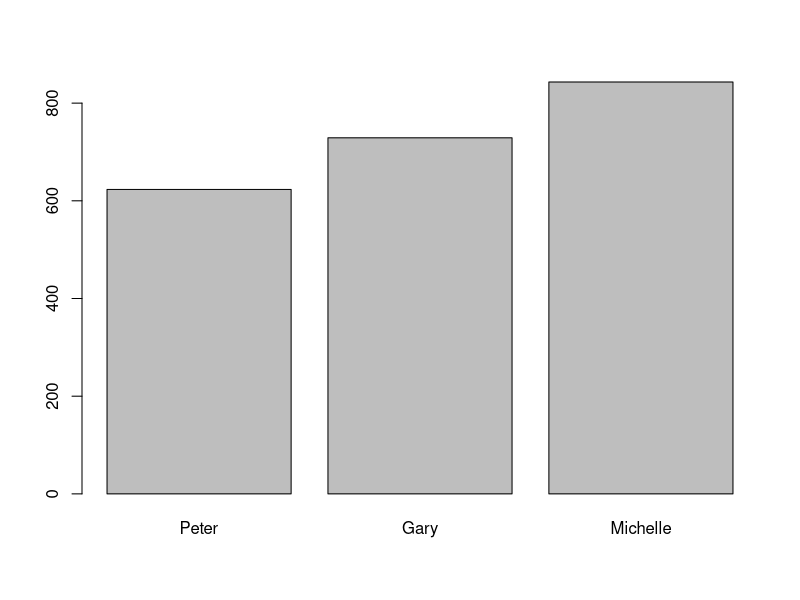
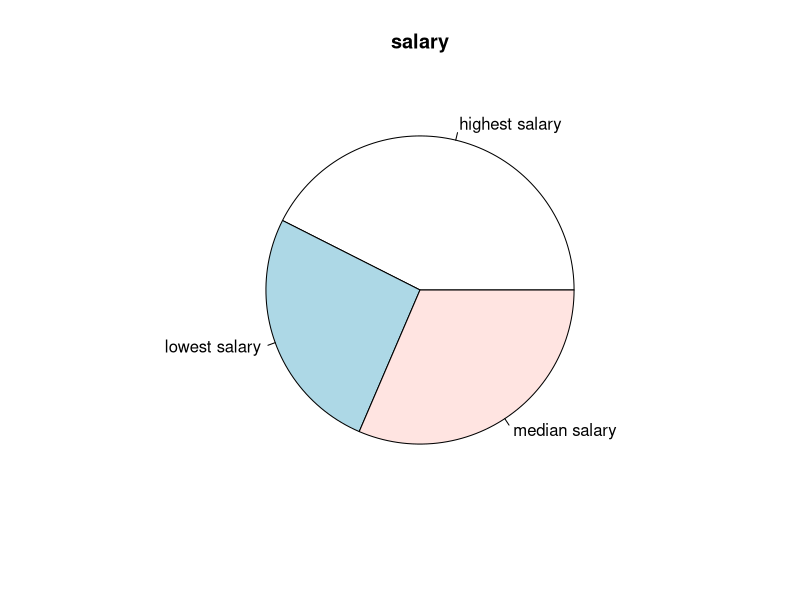

Reproduce these figures in R, in order.
matrixone <- matrix(c(7,2,9,4,12,13), nrow = 2, ncol = 3)
matrixtwo <- matrix(c(1,2,3,7,8,9,12,13,14,19,20,21), nrow = 3, ncol = 4)

multiply <- matrixone %*% matrixtwo

multiply

matrixthree <- matrix(c("1","2","3","4","5","Peter","Amy","Ryan","Gary","Michelle","623.30","515.20","611.00","729.00","843.25","IT","Finance","Computer science","Marketing","Management"), nrow = 5, ncol = 4)
colnames(matrixthree) <- c("id", "name", "salary", "department")

matrixthree

matrixthree[c(1,3,5), c(2,3)]

x <- c("Peter","Gary","Michelle")
  
y <- c(623.3,729.00,843.25)

barplot(y,names.arg = x)

x <- c(843.25,515.20,623.30)
mylabel <- c("highest salary","lowest salary","median salary")
pie(x, label = mylabel, main = "salary")
